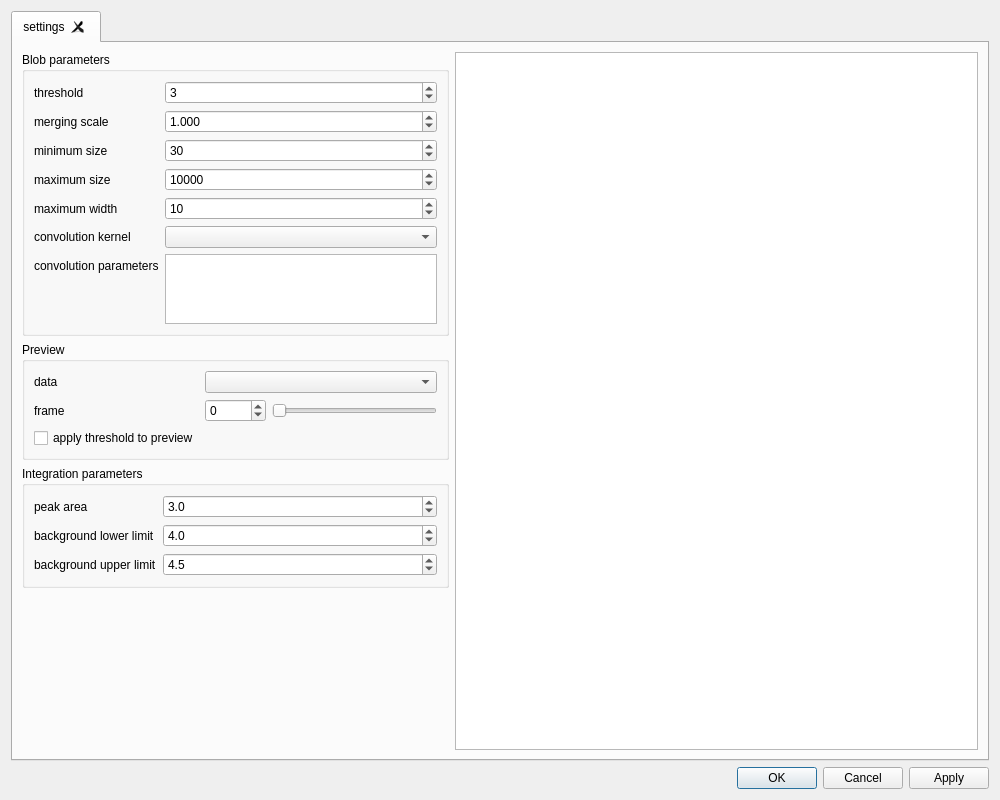
<?xml version="1.0" encoding="UTF-8"?>
<ui version="4.0">
 <class>FramePeakFinder</class>
 <widget class="NSXQFrame" name="FramePeakFinder">
  <property name="geometry">
   <rect>
    <x>0</x>
    <y>0</y>
    <width>1000</width>
    <height>800</height>
   </rect>
  </property>
  <property name="minimumSize">
   <size>
    <width>1000</width>
    <height>600</height>
   </size>
  </property>
  <property name="windowTitle">
   <string>Peak finder</string>
  </property>
  <layout class="QVBoxLayout" name="verticalLayout_3">
   <item>
    <widget class="QTabWidget" name="tabs">
     <property name="currentIndex">
      <number>0</number>
     </property>
     <property name="tabsClosable">
      <bool>true</bool>
     </property>
     <widget class="QWidget" name="tab1">
      <attribute name="title">
       <string>settings</string>
      </attribute>
      <layout class="QVBoxLayout" name="verticalLayout_2">
       <item>
        <layout class="QHBoxLayout" name="horizontalLayout_2" stretch="0,1">
         <item>
          <layout class="QVBoxLayout" name="verticalLayout">
           <item>
            <widget class="QGroupBox" name="groupBox">
             <property name="toolTip">
              <string>&lt;html&gt;&lt;head/&gt;&lt;body&gt;&lt;p&gt;The parameters  for performing the blob search.&lt;/p&gt;&lt;/body&gt;&lt;/html&gt;</string>
             </property>
             <property name="title">
              <string>Blob parameters</string>
             </property>
             <layout class="QFormLayout" name="formLayout">
              <item row="0" column="0">
               <widget class="QLabel" name="label">
                <property name="text">
                 <string>threshold</string>
                </property>
               </widget>
              </item>
              <item row="0" column="1">
               <widget class="QSpinBox" name="threshold">
                <property name="toolTip">
                 <string>&lt;html&gt;&lt;head/&gt;&lt;body&gt;&lt;p&gt;The intensity threshold over which a pixel is considered as part of a blob.&lt;/p&gt;&lt;/body&gt;&lt;/html&gt;</string>
                </property>
                <property name="wrapping">
                 <bool>true</bool>
                </property>
                <property name="minimum">
                 <number>1</number>
                </property>
                <property name="maximum">
                 <number>1000000</number>
                </property>
                <property name="value">
                 <number>3</number>
                </property>
               </widget>
              </item>
              <item row="1" column="0">
               <widget class="QLabel" name="label_2">
                <property name="text">
                 <string>merging scale</string>
                </property>
               </widget>
              </item>
              <item row="1" column="1">
               <widget class="QDoubleSpinBox" name="merge_scale">
                <property name="toolTip">
                 <string>&lt;html&gt;&lt;head/&gt;&lt;body&gt;&lt;p&gt;The blob merging scale (in \u03C3 unit). Two blobs whose corresponding  ellipsoids overlap will be merged as a sigle blob.  &lt;/p&gt;&lt;/body&gt;&lt;/html&gt;</string>
                </property>
                <property name="wrapping">
                 <bool>true</bool>
                </property>
                <property name="decimals">
                 <number>3</number>
                </property>
                <property name="minimum">
                 <double>1.000000000000000</double>
                </property>
                <property name="maximum">
                 <double>10.000000000000000</double>
                </property>
                <property name="singleStep">
                 <double>0.001000000000000</double>
                </property>
               </widget>
              </item>
              <item row="2" column="0">
               <widget class="QLabel" name="label_3">
                <property name="text">
                 <string>minimum size</string>
                </property>
               </widget>
              </item>
              <item row="2" column="1">
               <widget class="QSpinBox" name="min_blob_size">
                <property name="toolTip">
                 <string>&lt;html&gt;&lt;head/&gt;&lt;body&gt;&lt;p&gt;The minimum size of a blob for being considered as a peak&lt;/p&gt;&lt;/body&gt;&lt;/html&gt;</string>
                </property>
                <property name="wrapping">
                 <bool>true</bool>
                </property>
                <property name="minimum">
                 <number>1</number>
                </property>
                <property name="maximum">
                 <number>10000</number>
                </property>
                <property name="value">
                 <number>30</number>
                </property>
               </widget>
              </item>
              <item row="3" column="0">
               <widget class="QLabel" name="label_4">
                <property name="text">
                 <string>maximum size</string>
                </property>
               </widget>
              </item>
              <item row="3" column="1">
               <widget class="QSpinBox" name="max_blob_size">
                <property name="toolTip">
                 <string>&lt;html&gt;&lt;head/&gt;&lt;body&gt;&lt;p&gt;The maximum size of a blob for being considered as a peak.&lt;/p&gt;&lt;/body&gt;&lt;/html&gt;</string>
                </property>
                <property name="wrapping">
                 <bool>true</bool>
                </property>
                <property name="minimum">
                 <number>1</number>
                </property>
                <property name="maximum">
                 <number>100000</number>
                </property>
                <property name="value">
                 <number>10000</number>
                </property>
               </widget>
              </item>
              <item row="4" column="0">
               <widget class="QLabel" name="label_5">
                <property name="text">
                 <string>maximum width</string>
                </property>
               </widget>
              </item>
              <item row="4" column="1">
               <widget class="QSpinBox" name="max_blob_width">
                <property name="toolTip">
                 <string>&lt;html&gt;&lt;head/&gt;&lt;body&gt;&lt;p&gt;The maximum width in frames of a blob for being considered as a peak.&lt;/p&gt;&lt;/body&gt;&lt;/html&gt;</string>
                </property>
                <property name="wrapping">
                 <bool>true</bool>
                </property>
                <property name="minimum">
                 <number>1</number>
                </property>
                <property name="maximum">
                 <number>100</number>
                </property>
                <property name="value">
                 <number>10</number>
                </property>
               </widget>
              </item>
              <item row="5" column="0">
               <widget class="QLabel" name="label_6">
                <property name="text">
                 <string>convolution kernel</string>
                </property>
               </widget>
              </item>
              <item row="5" column="1">
               <widget class="QComboBox" name="convolution_kernels">
                <property name="toolTip">
                 <string>&lt;html&gt;&lt;head/&gt;&lt;body&gt;&lt;p&gt;The convolution kernel used for smoothing the image prior finding peaks.&lt;/p&gt;&lt;/body&gt;&lt;/html&gt;</string>
                </property>
               </widget>
              </item>
              <item row="6" column="0">
               <widget class="QLabel" name="label_7">
                <property name="text">
                 <string>convolution parameters</string>
                </property>
               </widget>
              </item>
              <item row="6" column="1">
               <widget class="QTableWidget" name="convolution_parameters">
                <property name="toolTip">
                 <string>&lt;html&gt;&lt;head/&gt;&lt;body&gt;&lt;p&gt;The parameters of the convolution kernel used for smoothing the image prior finding peaks.&lt;/p&gt;&lt;/body&gt;&lt;/html&gt;</string>
                </property>
                <property name="sizeAdjustPolicy">
                 <enum>QAbstractScrollArea::AdjustToContents</enum>
                </property>
                <property name="columnCount">
                 <number>2</number>
                </property>
                <attribute name="horizontalHeaderVisible">
                 <bool>false</bool>
                </attribute>
                <attribute name="horizontalHeaderStretchLastSection">
                 <bool>true</bool>
                </attribute>
                <attribute name="verticalHeaderVisible">
                 <bool>false</bool>
                </attribute>
                <column/>
                <column/>
               </widget>
              </item>
             </layout>
            </widget>
           </item>
           <item>
            <widget class="QGroupBox" name="groupBox_2">
             <property name="title">
              <string>Preview</string>
             </property>
             <layout class="QFormLayout" name="formLayout_2">
              <item row="0" column="0">
               <widget class="QLabel" name="label_8">
                <property name="text">
                 <string>data</string>
                </property>
               </widget>
              </item>
              <item row="0" column="1">
               <widget class="QComboBox" name="selected_data">
                <property name="toolTip">
                 <string>&lt;html&gt;&lt;head/&gt;&lt;body&gt;&lt;p&gt;The selected data for previewing the peak search.&lt;/p&gt;&lt;/body&gt;&lt;/html&gt;</string>
                </property>
               </widget>
              </item>
              <item row="1" column="0">
               <widget class="QLabel" name="label_9">
                <property name="text">
                 <string>frame</string>
                </property>
               </widget>
              </item>
              <item row="1" column="1">
               <layout class="QHBoxLayout" name="horizontalLayout">
                <item>
                 <widget class="QSpinBox" name="selected_frame">
                  <property name="toolTip">
                   <string>&lt;html&gt;&lt;head/&gt;&lt;body&gt;&lt;p&gt;The selected frame for previewing the peak search.&lt;/p&gt;&lt;/body&gt;&lt;/html&gt;</string>
                  </property>
                  <property name="wrapping">
                   <bool>true</bool>
                  </property>
                  <property name="maximum">
                   <number>10000</number>
                  </property>
                 </widget>
                </item>
                <item>
                 <widget class="QSlider" name="selected_frame_slider">
                  <property name="toolTip">
                   <string>&lt;html&gt;&lt;head/&gt;&lt;body&gt;&lt;p&gt;The selected frame for previewing the peak search.&lt;/p&gt;&lt;/body&gt;&lt;/html&gt;</string>
                  </property>
                  <property name="maximum">
                   <number>10000</number>
                  </property>
                  <property name="orientation">
                   <enum>Qt::Horizontal</enum>
                  </property>
                 </widget>
                </item>
               </layout>
              </item>
              <item row="2" column="0">
               <widget class="QCheckBox" name="apply_threshold">
                <property name="toolTip">
                 <string>&lt;html&gt;&lt;head/&gt;&lt;body&gt;&lt;p&gt;The intensity threshold will be applied for clipping the preview.&lt;/p&gt;&lt;/body&gt;&lt;/html&gt;</string>
                </property>
                <property name="text">
                 <string>apply threshold to preview</string>
                </property>
               </widget>
              </item>
             </layout>
            </widget>
           </item>
           <item>
            <widget class="QGroupBox" name="groupBox_3">
             <property name="title">
              <string>Integration parameters</string>
             </property>
             <layout class="QFormLayout" name="formLayout_3">
              <item row="0" column="0">
               <widget class="QLabel" name="label_10">
                <property name="text">
                 <string>peak area</string>
                </property>
               </widget>
              </item>
              <item row="0" column="1">
               <widget class="QDoubleSpinBox" name="peak_scale">
                <property name="toolTip">
                 <string>&lt;html&gt;&lt;head/&gt;&lt;body&gt;&lt;p&gt;The peak area scale (in \u03C3 unit).&lt;/p&gt;&lt;/body&gt;&lt;/html&gt;</string>
                </property>
                <property name="wrapping">
                 <bool>true</bool>
                </property>
                <property name="decimals">
                 <number>1</number>
                </property>
                <property name="minimum">
                 <double>1.000000000000000</double>
                </property>
                <property name="maximum">
                 <double>10.000000000000000</double>
                </property>
                <property name="singleStep">
                 <double>0.100000000000000</double>
                </property>
                <property name="value">
                 <double>3.000000000000000</double>
                </property>
               </widget>
              </item>
              <item row="1" column="0">
               <widget class="QLabel" name="label_11">
                <property name="text">
                 <string>background lower limit</string>
                </property>
               </widget>
              </item>
              <item row="1" column="1">
               <widget class="QDoubleSpinBox" name="background_begin_scale">
                <property name="toolTip">
                 <string>&lt;html&gt;&lt;head/&gt;&lt;body&gt;&lt;p&gt;The background lower limit area scale (in \u03C3 unit).&lt;/p&gt;&lt;/body&gt;&lt;/html&gt;</string>
                </property>
                <property name="wrapping">
                 <bool>true</bool>
                </property>
                <property name="decimals">
                 <number>1</number>
                </property>
                <property name="minimum">
                 <double>1.000000000000000</double>
                </property>
                <property name="maximum">
                 <double>10.000000000000000</double>
                </property>
                <property name="singleStep">
                 <double>0.100000000000000</double>
                </property>
                <property name="value">
                 <double>4.000000000000000</double>
                </property>
               </widget>
              </item>
              <item row="2" column="0">
               <widget class="QLabel" name="label_12">
                <property name="text">
                 <string>background upper limit</string>
                </property>
               </widget>
              </item>
              <item row="2" column="1">
               <widget class="QDoubleSpinBox" name="background_end_scale">
                <property name="toolTip">
                 <string>&lt;html&gt;&lt;head/&gt;&lt;body&gt;&lt;p&gt;The background upper limit area scale (in \u03C3 unit).&lt;/p&gt;&lt;/body&gt;&lt;/html&gt;</string>
                </property>
                <property name="wrapping">
                 <bool>true</bool>
                </property>
                <property name="decimals">
                 <number>1</number>
                </property>
                <property name="minimum">
                 <double>1.000000000000000</double>
                </property>
                <property name="maximum">
                 <double>10.000000000000000</double>
                </property>
                <property name="singleStep">
                 <double>0.100000000000000</double>
                </property>
                <property name="value">
                 <double>4.500000000000000</double>
                </property>
               </widget>
              </item>
             </layout>
            </widget>
           </item>
           <item>
            <spacer name="verticalSpacer">
             <property name="orientation">
              <enum>Qt::Vertical</enum>
             </property>
             <property name="sizeHint" stdset="0">
              <size>
               <width>20</width>
               <height>40</height>
              </size>
             </property>
            </spacer>
           </item>
          </layout>
         </item>
         <item>
          <widget class="QGraphicsView" name="preview"/>
         </item>
        </layout>
       </item>
      </layout>
     </widget>
    </widget>
   </item>
   <item>
    <widget class="QDialogButtonBox" name="actions">
     <property name="standardButtons">
      <set>QDialogButtonBox::Apply|QDialogButtonBox::Cancel|QDialogButtonBox::Ok</set>
     </property>
    </widget>
   </item>
  </layout>
 </widget>
 <customwidgets>
  <customwidget>
   <class>NSXQFrame</class>
   <extends>QFrame</extends>
   <header>NSXQFrame.h</header>
   <container>1</container>
  </customwidget>
 </customwidgets>
 <resources/>
 <connections/>
</ui>
